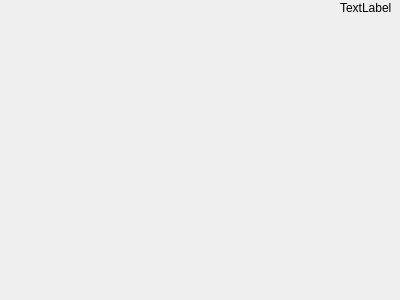
<?xml version="1.0" encoding="UTF-8"?>
<ui version="4.0">
 <class>MainWindow</class>
 <widget class="QMainWindow" name="MainWindow">
  <property name="geometry">
   <rect>
    <x>0</x>
    <y>0</y>
    <width>400</width>
    <height>300</height>
   </rect>
  </property>
  <property name="windowTitle">
   <string>MainWindow</string>
  </property>
  <widget class="QWidget" name="centralWidget">
   <widget class="QLabel" name="label">
    <property name="geometry">
     <rect>
      <x>340</x>
      <y>0</y>
      <width>59</width>
      <height>15</height>
     </rect>
    </property>
    <property name="text">
     <string>TextLabel</string>
    </property>
   </widget>
  </widget>
 </widget>
 <layoutdefault spacing="6" margin="11"/>
 <resources/>
 <connections/>
</ui>
